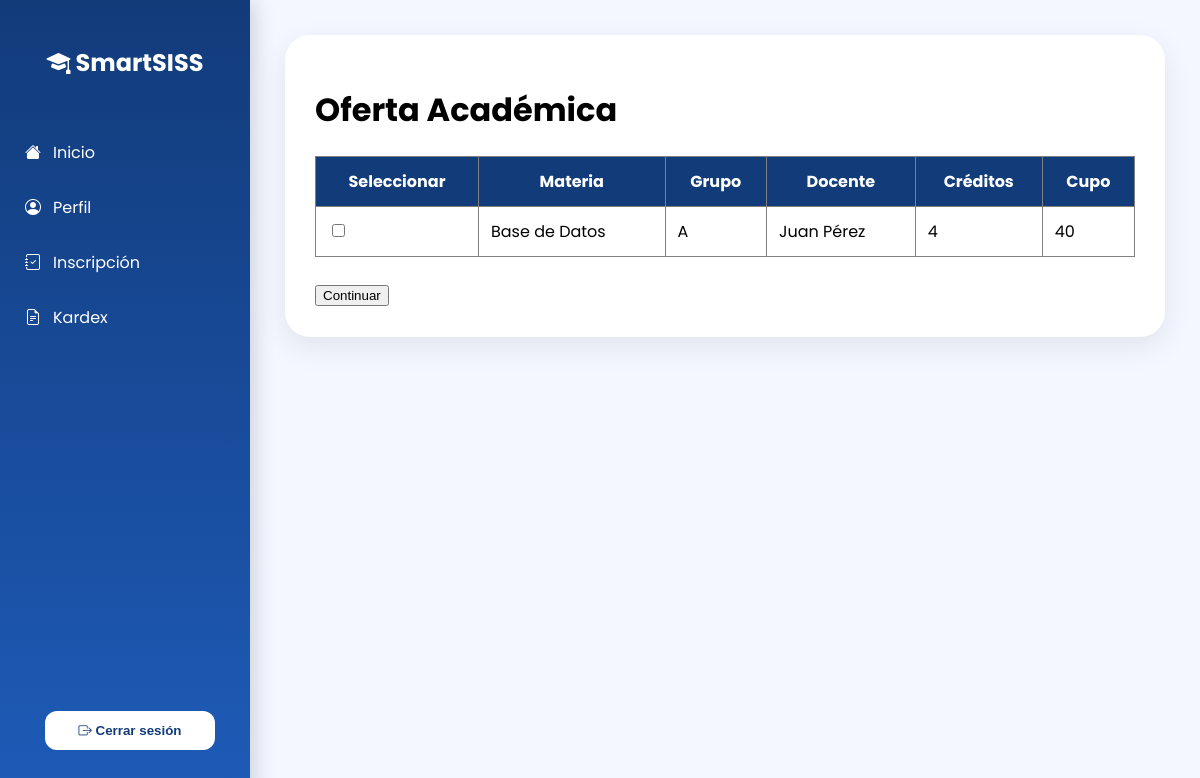
Screenshot of /seleccion-materias/ with the database file from the repository.
### estudiantes/models.py (models this page shows, shortened)
class Grupo(models.Model):
    id_grupo = models.AutoField(primary_key=True)
    nombre_grupo = models.CharField(max_length=10)
    materia = models.ForeignKey(
        Materia,
        on_delete=models.CASCADE
    )
    docente = models.ForeignKey(
        Docente,
        on_delete=models.CASCADE
    )
    cupo = models.IntegerField(default=40)
    class Meta:
        db_table = "GRUPO"

class Materia(models.Model):
    id_materia = models.AutoField(primary_key=True)
    nombre = models.CharField(max_length=100)
    creditos = models.IntegerField()
    docente = models.ForeignKey(
        Docente,
        on_delete=models.CASCADE
    )
    class Meta:
        db_table = "MATERIA"

class Docente(models.Model):
    id_docente = models.AutoField(primary_key=True)
    nombres_doc = models.CharField(max_length=100)
    apellidos_doc = models.CharField(max_length=100)
    correo = models.EmailField()
    class Meta:
        db_table = "DOCENTE"
    def __str__(self):
        return self.nombres_doc + " " + self.apellidos_doc

### estudiantes/views.py (the view)
def seleccion_materias(request):
    grupos = Grupo.objects.all()
    if request.method == "POST":
        seleccionados = request.POST.getlist("grupos")
        request.session["grupos_seleccionados"] = seleccionados
        return redirect(
            "/confirmacion/"
        )
    return render(
        request,
        "seleccion_materias.html",
        {
            "grupos": grupos
        }
    )

### estudiantes/templates/seleccion_materias.html (shortened to what this page needs)
{% extends "base.html" %}
{% block content %}
<h1>
Oferta Académica
</h1>
<form method="POST">
<table border="1" width="100%">
<tr>
<th>
Seleccionar
</th>
<th>
Materia
</th>
<th>
Grupo
</th>
<th>
Docente
</th>
<th>
Créditos
</th>
<th>
Cupo
</th>
</tr>
{% for grupo in grupos %}
<tr>
<td>
<input
type="checkbox"
name="grupos"
value="{{ grupo.id_grupo }}"
>
</td>
<td>
{{ grupo.materia.nombre }}
</td>
<td>
{{ grupo.nombre_grupo }}
</td>
<td>
{{ grupo.docente }}
</td>
<td>
{{ grupo.materia.creditos }}
</td>
<td>
{{ grupo.cupo }}
</td>
</tr>
{% endfor %}
</table>
<br>
<button type="submit">
Continuar
</button>
</form>
{% endblock %}

### estudiantes/templates/base.html (style rules this page uses)
* { box-sizing:border-box; }
body { margin:0; font-family:'Poppins',sans-serif; background:#f4f7ff; }
button { cursor:pointer; }
table { background:white; border-collapse:collapse; }
th { background:#123b7a; color:white; }
td,th { padding:12px; }

### rows the page displays
Grupo: materia.nombre "Base de Datos", nombre_grupo "A", docente "Juan Pérez", materia.creditos "4", cupo "40"
